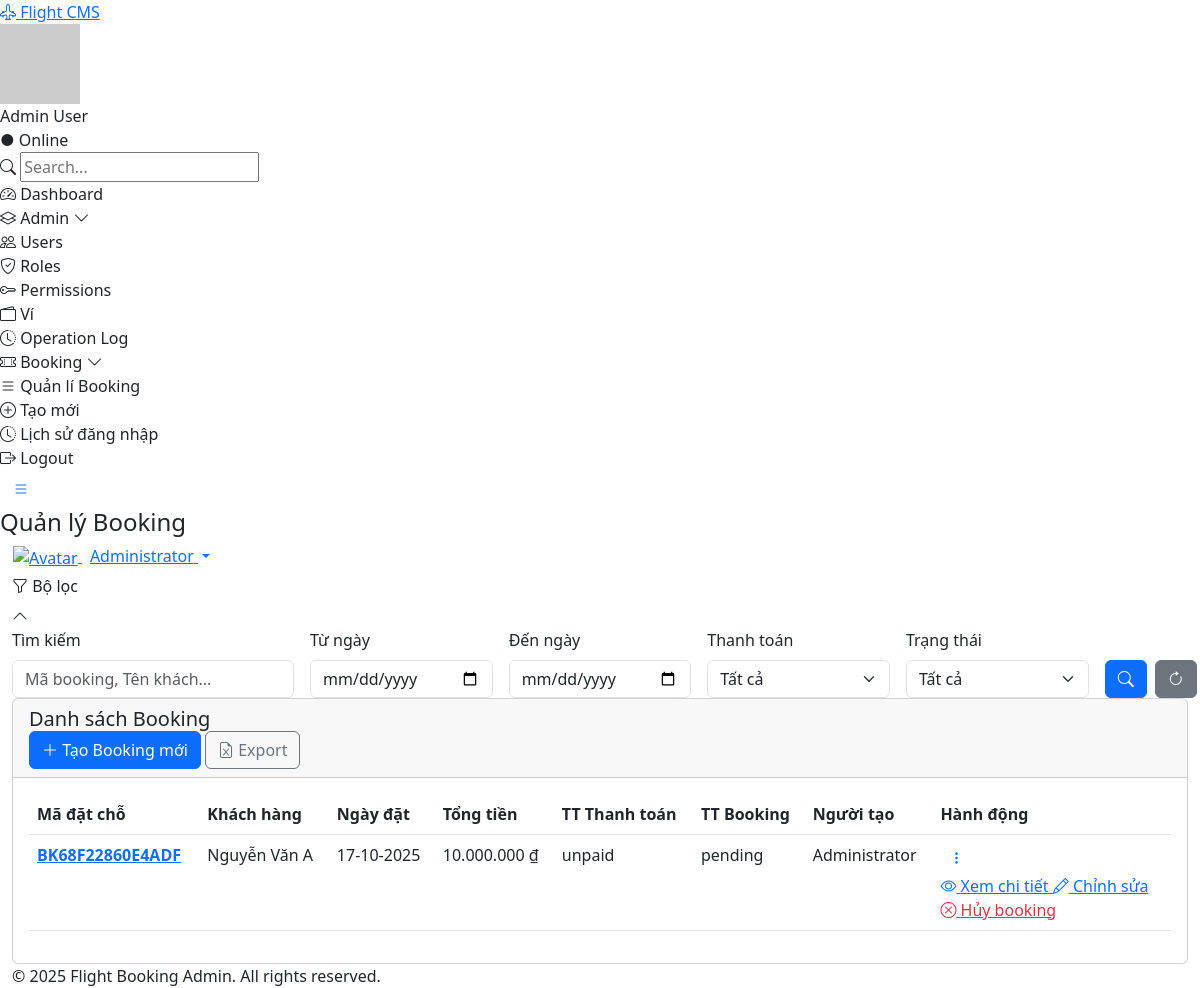
Page /modules/bookings/index.php (signed in) on the committed database.
### tables this page shows
CREATE TABLE `bookings` (
  `id` int(11) NOT NULL,
  `booking_code` varchar(20) NOT NULL,
  `customer_id` int(11) NOT NULL,
  `total_amount` decimal(15,2) NOT NULL,
  `payment_status` enum('paid','unpaid','refunded') DEFAULT 'unpaid',
  `booking_status` enum('confirmed','cancelled','pending') DEFAULT 'pending',
  `created_by` int(11) NOT NULL,
  `booking_date` date NOT NULL,
  `created_at` timestamp NOT NULL DEFAULT current_timestamp(),
  `updated_at` timestamp NOT NULL DEFAULT current_timestamp() ON UPDATE current_timestamp()
);

CREATE TABLE `customers` (
  `id` int(11) NOT NULL,
  `full_name` varchar(100) NOT NULL,
  `email` varchar(100) DEFAULT NULL,
  `phone` varchar(20) DEFAULT NULL,
  `id_number` varchar(20) DEFAULT NULL,
  `date_of_birth` date DEFAULT NULL,
  `created_at` timestamp NOT NULL DEFAULT current_timestamp()
);

CREATE TABLE `users` (
  `id` int(11) NOT NULL,
  `username` varchar(50) NOT NULL,
  `password` varchar(255) NOT NULL,
  `full_name` varchar(100) NOT NULL,
  `email` varchar(100) NOT NULL,
  `avatar` varchar(255) DEFAULT NULL,
  `role_id` int(11) NOT NULL,
  `status` enum('active','locked') DEFAULT 'active',
  `created_at` timestamp NOT NULL DEFAULT current_timestamp(),
  `updated_at` timestamp NOT NULL DEFAULT current_timestamp() ON UPDATE current_timestamp()
);

### config/constants.php (called while the page is built, shortened)
<?php
function formatCurrency($amount) {
    return number_format($amount, 0, ',', '.') . ' ₫';
}
function formatDate($date) {
    return date('d-m-Y', strtotime($date));
}
function getStatusBadge($status) {
    $badges = [
        'active' => '<span class="badge bg-success">Hoạt động</span>',
        'locked' => '<span class="badge bg-danger">Bị khóa</span>',
        'paid' => '<span class="badge bg-success">Đã thanh toán</span>',
        'unpaid' => '<span class="badge bg-warning">Chưa thanh toán</span>',
        'refunded' => '<span class="badge bg-info">Đã hoàn tiền</span>',
        'confirmed' => '<span class="badge bg-success">Đã xác nhận</span>',
        'cancelled' => '<span class="badge bg-danger">Đã hủy</span>',
        'pending' => '<span class="badge bg-warning">Chờ xử lý</span>',
    ];
    return $badges[$status] ?? $status;
}
?>

### modules/bookings/index.php (the view, shortened to what this page needs)
<?php
include '../../includes/header.php';
$database = new Database();
$db = $database->getConnection();
$page = isset($_GET['page']) ? (int)$_GET['page'] : 1;
$limit = RECORDS_PER_PAGE;
$offset = ($page - 1) * $limit;
$where = [];
$params = [];
$whereSQL = !empty($where) ? 'WHERE ' . implode(' AND ', $where) : '';
$query = "SELECT b.*, c.full_name as customer_name, u.full_name as creator_name
          FROM bookings b
          JOIN customers c ON b.customer_id = c.id
          JOIN users u ON b.created_by = u.id
          $whereSQL
          ORDER BY b.created_at DESC
          LIMIT $limit OFFSET $offset";
$stmt = $db->prepare($query);
$stmt->execute($params);
$bookings = $stmt->fetchAll();
?>
<div class="container-fluid">
    <div class="filter-section" id="filterSection">
        <div class="filter-header" onclick="toggleFilter()">
            <h6><i class="bi bi-funnel"></i> Bộ lọc</h6>
            <i class="bi bi-chevron-up"></i>
        </div>
        <div class="filter-body">
            <form method="GET" id="filterForm">
                <div class="row g-3">
                    <div class="col-md-3">
                        <label class="form-label">Tìm kiếm</label>
                        <input type="text" name="search" class="form-control"
                               placeholder="Mã booking, Tên khách..."
                               value="<?= $_GET['search'] ?? '' ?>">
                    </div>
                    <div class="col-md-2">
                        <label class="form-label">Từ ngày</label>
                        <input type="date" name="date_from" class="form-control"
                               value="<?= $_GET['date_from'] ?? '' ?>">
                    </div>
                    <div class="col-md-2">
                        <label class="form-label">Đến ngày</label>
                        <input type="date" name="date_to" class="form-control"
                               value="<?= $_GET['date_to'] ?? '' ?>">
                    </div>
                    <div class="col-md-2">
                        <label class="form-label">Thanh toán</label>
                        <select name="payment_status" class="form-select">
                            <option value="">Tất cả</option>
                        </select>
                    </div>
                    <div class="col-md-2">
                        <label class="form-label">Trạng thái</label>
                        <select name="booking_status" class="form-select">
                            <option value="">Tất cả</option>
                        </select>
                    </div>
                    <div class="col-md-1">
                        <label class="form-label">&nbsp;</label>
                        <div class="d-flex gap-2">
                            <button type="submit" class="btn btn-primary w-100">
                                <i class="bi bi-search"></i>
                            </button>
                            <button type="reset" class="btn btn-secondary">
                                <i class="bi bi-arrow-clockwise"></i>
                            </button>
                        </div>
                    </div>
                </div>
            </form>
        </div>
    </div>
    <div class="card">
        <div class="card-header">
            <h5 class="card-title mb-0">Danh sách Booking</h5>
            <div class="card-actions">
                <a href="add.php" class="btn btn-primary">
                    <i class="bi bi-plus-lg"></i> Tạo Booking mới
                </a>
                <button class="btn btn-outline-secondary" onclick="exportTableToCSV('bookings.csv')">
                    <i class="bi bi-file-earmark-excel"></i> Export
                </button>
            </div>
        </div>
        <div class="card-body">
            <?php if (empty($bookings)): ?>
                <div class="empty-state">
                    <i class="bi bi-inbox"></i>
                    <h5>Không có dữ liệu</h5>
                    <p>Không tìm thấy booking nào phù hợp.</p>
                </div>
            <?php else: ?>
                <div class="table-responsive">
                    <table class="table" id="bookingsTable">
                        <thead>
                            <tr>
                                <th class="col-booking-code">Mã đặt chỗ</th>
                                <th class="col-customer">Khách hàng</th>
                                <th class="col-booking-date">Ngày đặt</th>
                                <th class="col-total-amount">Tổng tiền</th>
                                <th class="col-payment-status">TT Thanh toán</th>
                                <th class="col-booking-status">TT Booking</th>
                                <th class="col-creator">Người tạo</th>
                                <th>Hành động</th>
                            </tr>
                        </thead>
                        <tbody>
                            <?php foreach ($bookings as $booking): ?>
                                <tr>
                                    <td class="col-booking-code">
                                        <a href="detail.php?id=<?= $booking['id'] ?>" class="text-primary fw-bold">
                                            <?= $booking['booking_code'] ?>
                                        </a>
                                    </td>
                                    <td class="col-customer"><?= $booking['customer_name'] ?></td>
                                    <td class="col-booking-date"><?= formatDate($booking['booking_date']) ?></td>
                                    <td class="col-total-amount"><?= formatCurrency($booking['total_amount']) ?></td>
                                    <td class="col-payment-status"><?= getStatusBadge($booking['payment_status']) ?></td>
                                    <td class="col-booking-status"><?= getStatusBadge($booking['booking_status']) ?></td>
                                    <td class="col-creator"><?= $booking['creator_name'] ?></td>
                                    <td>
                                        <div class="action-dropdown">
                                            <button class="btn btn-sm btn-link" onclick="toggleActionMenu(this)">
                                                <i class="bi bi-three-dots-vertical"></i>
                                            </button>
                                            <div class="action-menu">
                                                <a href="detail.php?id=<?= $booking['id'] ?>">
                                                    <i class="bi bi-eye"></i> Xem chi tiết
                                                </a>
                                                <a href="edit.php?id=<?= $booking['id'] ?>">
                                                    <i class="bi bi-pencil"></i> Chỉnh sửa
                                                </a>
                                                <?php if ($booking['booking_status'] != 'cancelled'): ?>
                                                    <a href="cancel.php?id=<?= $booking['id'] ?>"
                                                       onclick="return confirmDelete('Bạn có chắc chắn muốn hủy booking này?')"
                                                       class="text-danger">
                                                        <i class="bi bi-x-circle"></i> Hủy booking
                                                    </a>
                                                <?php endif; ?>
                                            </div>
                                        </div>
                                    </td>
                                </tr>
                            <?php endforeach; ?>
                        </tbody>
                    </table>
                </div>
            <?php endif; ?>
        </div>
    </div>
</div>
<?php include '../../includes/footer.php'; ?>

### rows in the picture
bookings: booking_code "BK68F22860E4ADF", customer.full_name "Nguyễn Văn A", booking_date "17-10-2025", total_amount "10.000.000 ₫", payment_status "unpaid", booking_status "pending", created_by.full_name "Administrator"

### other values in the picture
$user_name "Admin User"
$page_title "Quản lý Booking"
$_SESSION['full_name'] "Administrator"
